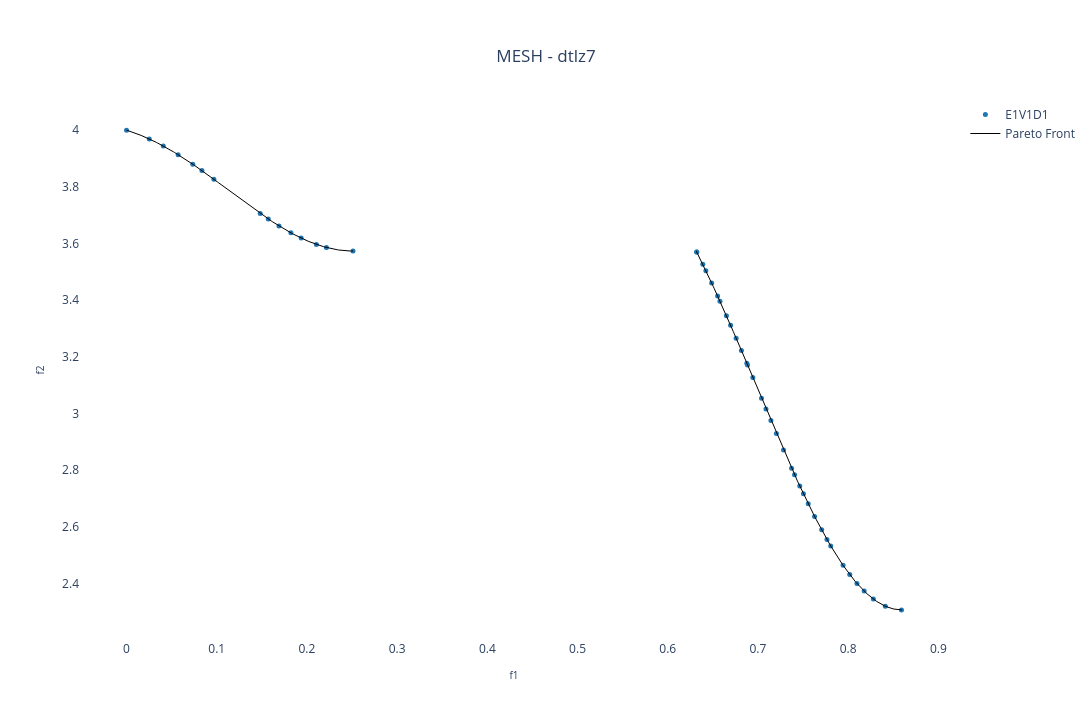

Notebook code for this chart:
### Markdown cell above
## Benchmark 2D:

### Code cell
pareto_front = []
position_dim = 10 # Number of variables
n_pareto_points = 1000 # Number of Pareto points to be generated

experiment_name = "dtlz7"

# Choosing the files
choose_global_best_attribution_type = [0] # [0, 1, 2, 3]
choose_dm_pool_type = [0] # [0, 1, 2]
choose_de_mutation_type = [0] # [0, 1, 2, 3, 4]

# Name of chosen files
file_names = [
        f"E{i+1}V{j+1}D{k+1}_{experiment_name}.pkl"
        for i in choose_global_best_attribution_type
        for j in choose_dm_pool_type
        for k in choose_de_mutation_type
    ]
num_dataset = len(file_names) # Number of dataset

solid_colors = [mcolors.to_hex(cm.tab10(i)) for i in range(num_dataset + 1)] # List with solid colors

colorscales = pc.named_colorscales() # List of color scales
num_scales = len(colorscales)

for i in range(num_dataset):
  with open("../result/" + file_names[i], "rb") as f:
    r = pickle.load(f)
    pareto_front.append(
      go.Scatter(x=r['combined'][1][:,0],
                   y=r['combined'][1][:,1],
                   mode='markers', marker=dict(size=5, color=solid_colors[i]), #r['combined'][1][:,1], colorscale=colorscales[(i+1) % num_scales]),
                   name=file_names[i][:6],
                   showlegend=True)
    )

# Creating a subplot
fig = go.Figure()

for i in range(num_dataset):
    fig.add_trace(pareto_front[i])

# Setting layout
fig.update_layout(
    showlegend=True,
    xaxis=dict(title=dict(text='f1', font=dict(size=10))),
    yaxis=dict(title=dict(text='f2', font=dict(size=10))),
    title=dict(
        text='MESH - ' + experiment_name,
        x=0.5,  # Centering the title
        xanchor='center',
        yanchor='top'
    ),
    #margin=dict(l=0, r=0, b=0, t=0), # Rearrange the margin
    width=1520,   # Figure width (pixels)
    height=720,  # Figure height (pixels)
    paper_bgcolor="white",
    plot_bgcolor='white'
)

# Plotting the Pareto front
real_pareto_front = get_pareto(experiment_name, n_pareto_points, position_dim, 2)
fig.add_trace(
	go.Scatter(x=real_pareto_front[:,0],
		y=real_pareto_front[:,1],
		mode='lines', line=dict(width=1, color='black'),
		name='Pareto Front',
		showlegend=(i==0)
		)
	)

# Showing the figure
fig.show()

### Figure 1 — Plotly figure (JSON) as saved in the notebook; plotly's stock layout.template omitted (floating-point values rounded to 4 significant figures; data arrays with more than 128 entries replaced by an {"elided": "..."} marker saying what was removed)
{"data": [{"marker": {"color": "#1f77b4", "size": 5}, "mode": "markers", "name": "E1V1D1", "showlegend": true, "type": "scatter", "x": [0, 0.02523, 0.04078, 0.05722, 0.07347, 0.08359, 0.09685, 0.1482, 0.1571, 0.169, 0.1822, 0.1936, 0.2105, 0.2216, 0.2511, 0.6321, 0.6322, 0.6389, 0.6423, 0.6487, 0.6553, 0.6579, 0.6651, 0.6697, 0.6758, 0.6817, 0.6877, 0.6884, 0.6943, 0.7039, 0.7089, 0.7144, 0.7205, 0.7284, 0.7373, 0.7406, 0.7464, 0.7505, 0.7558, 0.7628, 0.7706, 0.7765, 0.7807, 0.7944, 0.8018, 0.8098, 0.8178, 0.828, 0.8412, 0.8591], "y": [4, 3.969, 3.944, 3.913, 3.88, 3.857, 3.827, 3.706, 3.686, 3.662, 3.638, 3.619, 3.597, 3.586, 3.573, 3.57, 3.57, 3.527, 3.504, 3.461, 3.415, 3.396, 3.345, 3.311, 3.266, 3.222, 3.177, 3.171, 3.127, 3.054, 3.016, 2.975, 2.93, 2.872, 2.807, 2.784, 2.744, 2.717, 2.682, 2.637, 2.589, 2.556, 2.533, 2.464, 2.432, 2.4, 2.373, 2.345, 2.32, 2.307]}, {"line": {"color": "black", "width": 1}, "mode": "lines", "name": "Pareto Front", "showlegend": true, "type": "scatter", "x": {"elided": "482 float values"}, "y": {"elided": "482 float values"}}], "layout": {"height": 720, "paper_bgcolor": "white", "plot_bgcolor": "white", "showlegend": true, "title": {"text": "MESH - dtlz7", "x": 0.5, "xanchor": "center", "yanchor": "top"}, "width": 1520, "xaxis": {"title": {"font": {"size": 10}, "text": "f1"}}, "yaxis": {"title": {"font": {"size": 10}, "text": "f2"}}}}
